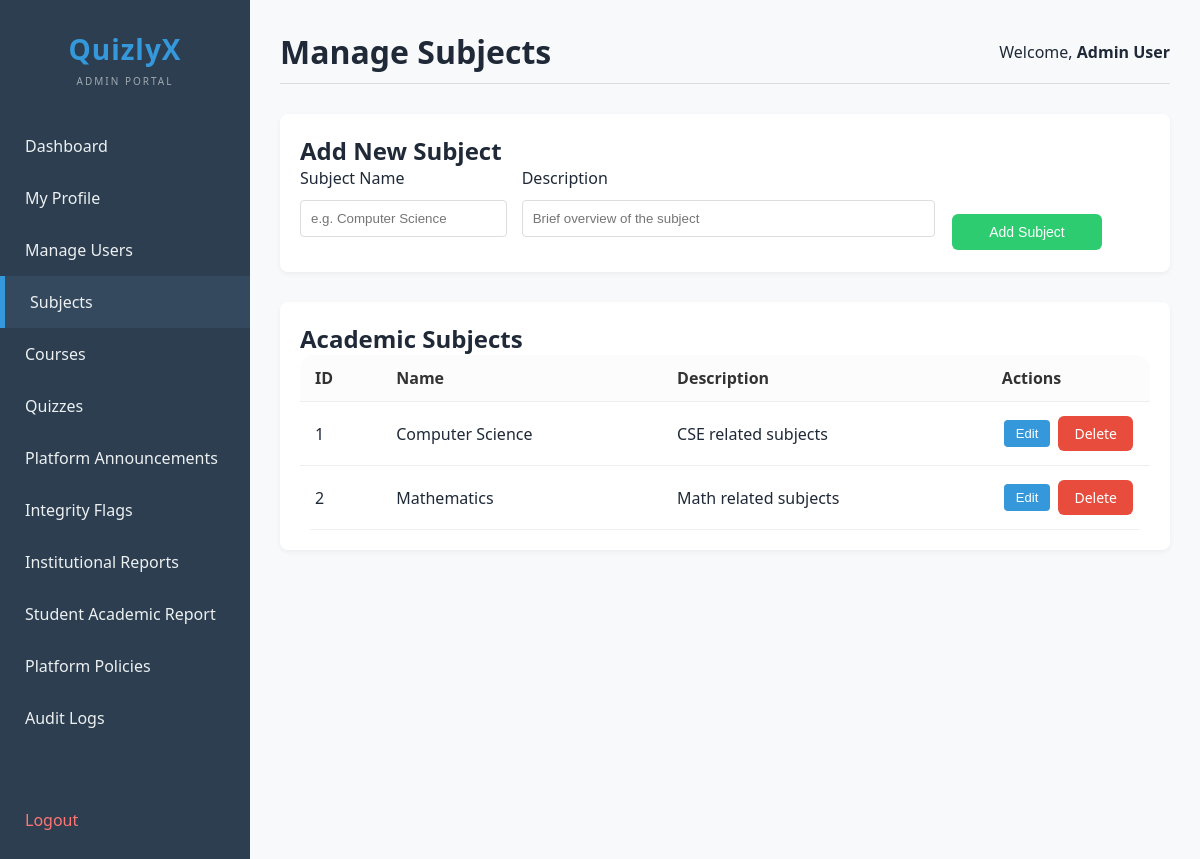
Screenshot of /views/manage_subjects.php (signed in) with the database file from the repository.
### tables this page shows
CREATE TABLE subjects (
  id INT(11) AUTO_INCREMENT PRIMARY KEY,
  name VARCHAR(100),
  description TEXT
);

### config/db.php (called while the page is built, shortened)
<?php
$host = 'localhost';
$dbname = 'online_quiz_platform';
$username = 'root';
$password = '';
$conn = new mysqli($host, $username, $password, $dbname);
function db_query($sql, $params = [], $types = "") {
    global $conn;
    $stmt = $conn->prepare($sql);
    $stmt->execute();
    return $stmt;
}
function db_fetch_all($sql, $params = [], $types = "") {
    $stmt = db_query($sql, $params, $types);
    $result = $stmt->get_result();
    $data = $result->fetch_all(MYSQLI_ASSOC);
    return $data;
}
?>

### models/SubjectModel.php (called while the page is built, shortened)
<?php
require_once __DIR__ . '/../config/db.php';
class SubjectModel {
    public static function getAll() {
        return db_fetch_all("SELECT * FROM subjects ORDER BY name ASC");
    }
}
?>

### views/manage_subjects.php (the view, shortened to what this page needs)
<?php
require_once __DIR__ . '/header.php';
require_once __DIR__ . '/../models/SubjectModel.php';
$subjects = SubjectModel::getAll();
?>
<div class="table-container" style="margin-bottom: 30px;">
    <h2>Add New Subject</h2>
    <form action="../controllers/subject_controller.php" method="POST" class="flex-form">
        <div style="flex: 1;">
            <label style="font-weight: 500; margin-bottom: 5px; display: block;">Subject Name</label>
            <input type="text" name="name" class="form-control" required placeholder="e.g. Computer Science">
        </div>
        <div style="flex: 2;">
            <label style="font-weight: 500; margin-bottom: 5px; display: block;">Description</label>
            <input type="text" name="description" class="form-control" placeholder="Brief overview of the subject">
        </div>
        <div style="flex: 0 0 auto;">
            <button type="submit" class="btn btn-approve" style="width: 150px; padding: 10px;">Add Subject</button>
        </div>
    </form>
</div>
<div class="table-container">
    <h2>Academic Subjects</h2>
    <table>
        <thead>
            <tr>
                <th>ID</th>
                <th>Name</th>
                <th>Description</th>
                <th>Actions</th>
            </tr>
        </thead>
        <tbody>
            <?php foreach ($subjects as $subject): ?>
            <tr>
                <td><?php echo $subject['id']; ?></td>
                <td><?php echo htmlspecialchars($subject['name']); ?></td>
                <td><?php echo htmlspecialchars($subject['description']); ?></td>
                <td class="actions-cell">
                    <button class="btn btn-edit" style="background: var(--accent); color: white; padding: 6px 12px; border-radius: 4px; border: none; font-weight: 500; font-size: 13px; cursor: pointer;" onclick="openEditModal(<?php echo $subject['id']; ?>, '<?php echo htmlspecialchars($subject['name'], ENT_QUOTES); ?>', '<?php echo htmlspecialchars($subject['description'], ENT_QUOTES); ?>')">Edit</button>
                    <a href="../controllers/subject_controller.php?action=delete&id=<?php echo $subject['id']; ?>" class="btn btn-delete" onclick="return confirm('Are you sure?')">Delete</a>
                </td>
            </tr>
            <?php endforeach; ?>
        </tbody>
    </table>
</div>
</body>
</html>

### assets/css/style.css (style rules this page uses)
* { margin: 0; padding: 0; box-sizing: border-box; }
body { font-family: Arial, sans-serif; background: #f4f7fb; color: #1f2937; }
table { width: 100%; border-collapse: collapse; background: white; border-radius: 14px; overflow: hidden; }
th, td { padding: 14px; border-bottom: 1px solid #e5e7eb; text-align: left; }
th { background: #f3f4f6; }
.btn { display: inline-block; padding: 9px 14px; border-radius: 9px; background: #2563eb; color: white; text-decoration: none; border: none; cursor: pointer; }
.form-control { width: 100%; padding: 12px; border: 1px solid #d1d5db; border-radius: 10px; margin-top: 6px; margin-bottom: 15px; }

### views/header.php (style rules this page uses)
:root { --primary: #2c3e50; --secondary: #34495e; --accent: #3498db; --text: #ecf0f1; --danger: #e74c3c; --success: #2ecc71; }
body { font-family: 'Segoe UI', Tahoma, Geneva, Verdana, sans-serif; margin: 0; display: flex; min-height: 100vh; background-color: #f8f9fa; }
.table-container { background: white; padding: 20px; border-radius: 8px; box-shadow: 0 2px 5px rgba(0,0,0,0.05); }
table { width: 100%; border-collapse: collapse; }
th, td { padding: 12px 15px; text-align: left; border-bottom: 1px solid #eee; }
.actions-cell { white-space: nowrap; width: 1%; }
th { background-color: #fcfcfc; color: #333; }
.btn { display: inline-block; padding: 8px 16px; border-radius: 6px; text-decoration: none; font-size: 14px; cursor: pointer; border: none; transition: opacity 0.2s, transform 0.1s; text-align: center; vertical-align: middle; margin: 2px; }
.btn-edit { background: var(--accent); color: white; }
.btn-delete { background: var(--danger); color: white; }
.btn-approve { background: var(--success); color: white; }
.form-control { width: 100%; padding: 10px; border: 1px solid #ddd; border-radius: 4px; box-sizing: border-box; }
.flex-form { display: flex; gap: 15px; align-items: flex-end; flex-wrap: wrap; }
.flex-form > div { flex: 1; min-width: 200px; }

### rows the page displays
subjects: id "1", name "Computer Science", description "CSE related subjects"
subjects: id "2", name "Mathematics", description "Math related subjects"

### other values shown
str_replace("_", " ", $page) "Manage Subjects"
$_SESSION['name'] "Admin User"
